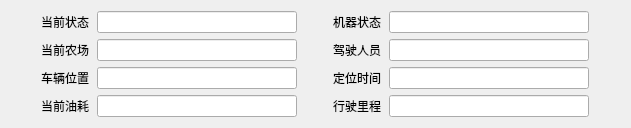
<?xml version="1.0" encoding="UTF-8"?>
<ui version="4.0">
 <class>AgriMachineManagerCurStatus</class>
 <widget class="QWidget" name="AgriMachineManagerCurStatus">
  <property name="geometry">
   <rect>
    <x>0</x>
    <y>0</y>
    <width>631</width>
    <height>126</height>
   </rect>
  </property>
  <property name="windowTitle">
   <string>Form</string>
  </property>
  <layout class="QHBoxLayout" name="horizontalLayout">
   <item>
    <layout class="QVBoxLayout" name="verticalLayout">
     <item>
      <layout class="QHBoxLayout" name="horizontalLayout_13" stretch="0,0">
       <item>
        <widget class="QLabel" name="QLabel_10">
         <property name="sizePolicy">
          <sizepolicy hsizetype="Minimum" vsizetype="Preferred">
           <horstretch>0</horstretch>
           <verstretch>0</verstretch>
          </sizepolicy>
         </property>
         <property name="minimumSize">
          <size>
           <width>50</width>
           <height>0</height>
          </size>
         </property>
         <property name="maximumSize">
          <size>
           <width>50</width>
           <height>16777215</height>
          </size>
         </property>
         <property name="text">
          <string>当前状态</string>
         </property>
        </widget>
       </item>
       <item>
        <widget class="QLineEdit" name="current_state">
         <property name="maximumSize">
          <size>
           <width>200</width>
           <height>50</height>
          </size>
         </property>
        </widget>
       </item>
      </layout>
     </item>
     <item>
      <layout class="QHBoxLayout" name="horizontalLayout_12" stretch="0,0">
       <item>
        <widget class="QLabel" name="QLabel_9">
         <property name="sizePolicy">
          <sizepolicy hsizetype="Minimum" vsizetype="Preferred">
           <horstretch>0</horstretch>
           <verstretch>0</verstretch>
          </sizepolicy>
         </property>
         <property name="minimumSize">
          <size>
           <width>50</width>
           <height>0</height>
          </size>
         </property>
         <property name="maximumSize">
          <size>
           <width>50</width>
           <height>16777215</height>
          </size>
         </property>
         <property name="text">
          <string>当前农场</string>
         </property>
        </widget>
       </item>
       <item>
        <widget class="QLineEdit" name="current_farm">
         <property name="maximumSize">
          <size>
           <width>200</width>
           <height>50</height>
          </size>
         </property>
        </widget>
       </item>
      </layout>
     </item>
     <item>
      <layout class="QHBoxLayout" name="horizontalLayout_24" stretch="0,0">
       <item>
        <widget class="QLabel" name="QLabel_21">
         <property name="sizePolicy">
          <sizepolicy hsizetype="Minimum" vsizetype="Preferred">
           <horstretch>0</horstretch>
           <verstretch>0</verstretch>
          </sizepolicy>
         </property>
         <property name="minimumSize">
          <size>
           <width>50</width>
           <height>0</height>
          </size>
         </property>
         <property name="maximumSize">
          <size>
           <width>50</width>
           <height>16777215</height>
          </size>
         </property>
         <property name="text">
          <string>车辆位置</string>
         </property>
        </widget>
       </item>
       <item>
        <widget class="QLineEdit" name="vehicle_pos">
         <property name="maximumSize">
          <size>
           <width>200</width>
           <height>50</height>
          </size>
         </property>
        </widget>
       </item>
      </layout>
     </item>
     <item>
      <layout class="QHBoxLayout" name="horizontalLayout_23" stretch="0,0">
       <item>
        <widget class="QLabel" name="QLabel_20">
         <property name="sizePolicy">
          <sizepolicy hsizetype="Minimum" vsizetype="Preferred">
           <horstretch>0</horstretch>
           <verstretch>0</verstretch>
          </sizepolicy>
         </property>
         <property name="minimumSize">
          <size>
           <width>50</width>
           <height>0</height>
          </size>
         </property>
         <property name="maximumSize">
          <size>
           <width>50</width>
           <height>16777215</height>
          </size>
         </property>
         <property name="text">
          <string>当前油耗</string>
         </property>
        </widget>
       </item>
       <item>
        <widget class="QLineEdit" name="fuel_consume">
         <property name="maximumSize">
          <size>
           <width>200</width>
           <height>50</height>
          </size>
         </property>
        </widget>
       </item>
      </layout>
     </item>
    </layout>
   </item>
   <item>
    <layout class="QVBoxLayout" name="verticalLayout_2">
     <item>
      <layout class="QHBoxLayout" name="horizontalLayout_21" stretch="0,0">
       <item>
        <widget class="QLabel" name="QLabel_18">
         <property name="sizePolicy">
          <sizepolicy hsizetype="Minimum" vsizetype="Preferred">
           <horstretch>0</horstretch>
           <verstretch>0</verstretch>
          </sizepolicy>
         </property>
         <property name="minimumSize">
          <size>
           <width>50</width>
           <height>0</height>
          </size>
         </property>
         <property name="maximumSize">
          <size>
           <width>50</width>
           <height>16777215</height>
          </size>
         </property>
         <property name="text">
          <string>机器状态</string>
         </property>
        </widget>
       </item>
       <item>
        <widget class="QLineEdit" name="machine_state">
         <property name="maximumSize">
          <size>
           <width>200</width>
           <height>50</height>
          </size>
         </property>
        </widget>
       </item>
      </layout>
     </item>
     <item>
      <layout class="QHBoxLayout" name="horizontalLayout_20" stretch="0,0">
       <item>
        <widget class="QLabel" name="QLabel_17">
         <property name="sizePolicy">
          <sizepolicy hsizetype="Minimum" vsizetype="Preferred">
           <horstretch>0</horstretch>
           <verstretch>0</verstretch>
          </sizepolicy>
         </property>
         <property name="minimumSize">
          <size>
           <width>50</width>
           <height>0</height>
          </size>
         </property>
         <property name="maximumSize">
          <size>
           <width>50</width>
           <height>16777215</height>
          </size>
         </property>
         <property name="text">
          <string>驾驶人员</string>
         </property>
        </widget>
       </item>
       <item>
        <widget class="QLineEdit" name="driver">
         <property name="maximumSize">
          <size>
           <width>200</width>
           <height>50</height>
          </size>
         </property>
        </widget>
       </item>
      </layout>
     </item>
     <item>
      <layout class="QHBoxLayout" name="horizontalLayout_25" stretch="0,0">
       <item>
        <widget class="QLabel" name="QLabel_22">
         <property name="sizePolicy">
          <sizepolicy hsizetype="Minimum" vsizetype="Preferred">
           <horstretch>0</horstretch>
           <verstretch>0</verstretch>
          </sizepolicy>
         </property>
         <property name="minimumSize">
          <size>
           <width>50</width>
           <height>0</height>
          </size>
         </property>
         <property name="maximumSize">
          <size>
           <width>50</width>
           <height>16777215</height>
          </size>
         </property>
         <property name="text">
          <string>定位时间</string>
         </property>
        </widget>
       </item>
       <item>
        <widget class="QLineEdit" name="pos_time">
         <property name="maximumSize">
          <size>
           <width>200</width>
           <height>50</height>
          </size>
         </property>
        </widget>
       </item>
      </layout>
     </item>
     <item>
      <layout class="QHBoxLayout" name="horizontalLayout_26" stretch="0,0">
       <item>
        <widget class="QLabel" name="QLabel_23">
         <property name="sizePolicy">
          <sizepolicy hsizetype="Minimum" vsizetype="Preferred">
           <horstretch>0</horstretch>
           <verstretch>0</verstretch>
          </sizepolicy>
         </property>
         <property name="minimumSize">
          <size>
           <width>50</width>
           <height>0</height>
          </size>
         </property>
         <property name="maximumSize">
          <size>
           <width>50</width>
           <height>16777215</height>
          </size>
         </property>
         <property name="text">
          <string>行驶里程</string>
         </property>
        </widget>
       </item>
       <item>
        <widget class="QLineEdit" name="road_haul">
         <property name="maximumSize">
          <size>
           <width>200</width>
           <height>50</height>
          </size>
         </property>
        </widget>
       </item>
      </layout>
     </item>
    </layout>
   </item>
  </layout>
 </widget>
 <resources/>
 <connections/>
</ui>
